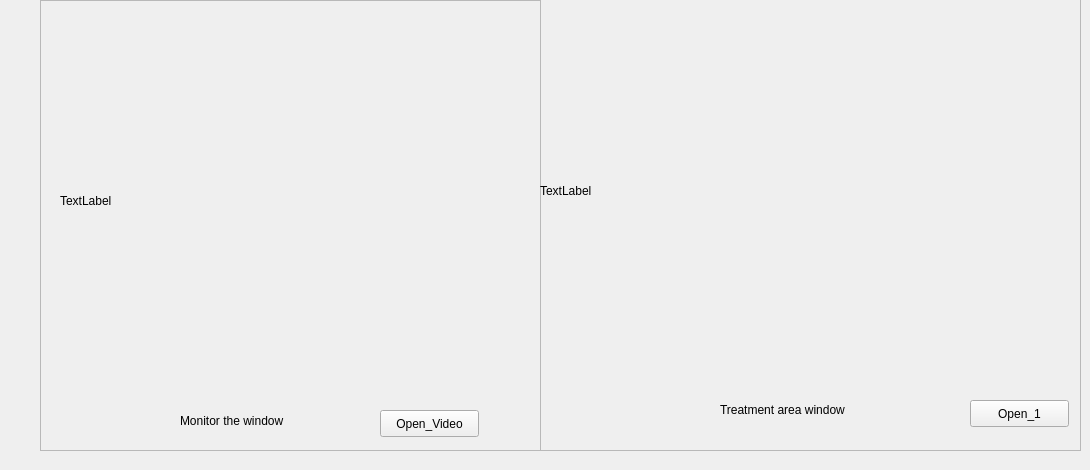
    <widget class="QWidget" name="tab_2">
     <attribute name="title">
      <string>治疗状态</string>
     </attribute>
     <widget class="QFrame" name="frame">
      <property name="geometry">
       <rect>
        <x>40</x>
        <y>0</y>
        <width>501</width>
        <height>451</height>
       </rect>
      </property>
      <property name="frameShape">
       <enum>QFrame::StyledPanel</enum>
      </property>
      <property name="frameShadow">
       <enum>QFrame::Raised</enum>
      </property>
      <widget class="QLabel" name="label_8">
       <property name="geometry">
        <rect>
         <x>140</x>
         <y>410</y>
         <width>151</width>
         <height>21</height>
        </rect>
       </property>
       <property name="text">
        <string>Monitor the window</string>
       </property>
      </widget>
      <widget class="QPushButton" name="Open_Video">
       <property name="geometry">
        <rect>
         <x>340</x>
         <y>410</y>
         <width>99</width>
         <height>27</height>
        </rect>
       </property>
       <property name="text">
        <string>Open_Video</string>
       </property>
      </widget>
      <widget class="QLabel" name="vedio_frame">
       <property name="geometry">
        <rect>
         <x>20</x>
         <y>0</y>
         <width>481</width>
         <height>401</height>
        </rect>
       </property>
       <property name="text">
        <string>TextLabel</string>
       </property>
      </widget>
     </widget>
     <widget class="QFrame" name="frame_2">
      <property name="geometry">
       <rect>
        <x>540</x>
        <y>-10</y>
        <width>541</width>
        <height>461</height>
       </rect>
      </property>
      <property name="frameShape">
       <enum>QFrame::StyledPanel</enum>
      </property>
      <property name="frameShadow">
       <enum>QFrame::Raised</enum>
      </property>
      <widget class="QLabel" name="label_9">
       <property name="geometry">
        <rect>
         <x>0</x>
         <y>10</y>
         <width>541</width>
         <height>381</height>
        </rect>
       </property>
       <property name="styleSheet">
        <string notr="true">background-image: url(:/new/prefix1/picture/图片1.jpg);</string>
       </property>
       <property name="text">
        <string>TextLabel</string>
       </property>
      </widget>
      <widget class="QLabel" name="label_10">
       <property name="geometry">
        <rect>
         <x>180</x>
         <y>410</y>
         <width>171</width>
         <height>20</height>
        </rect>
       </property>
       <property name="text">
        <string>Treatment area window</string>
       </property>
      </widget>
      <widget class="QPushButton" name="Open_1">
       <property name="geometry">
        <rect>
         <x>430</x>
         <y>410</y>
         <width>99</width>
         <height>27</height>
        </rect>
       </property>
       <property name="text">
        <string>Open_1</string>
       </property>
      </widget>
     </widget>
    </widget>
